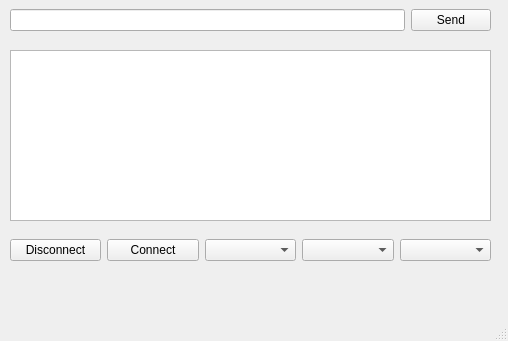
<?xml version="1.0" encoding="UTF-8"?>
<ui version="4.0">
 <class>main_window</class>
 <widget class="QMainWindow" name="main_window">
  <property name="geometry">
   <rect>
    <x>0</x>
    <y>0</y>
    <width>508</width>
    <height>341</height>
   </rect>
  </property>
  <property name="windowTitle">
   <string>pyMonitor</string>
  </property>
  <widget class="QWidget" name="centralwidget">
   <widget class="QWidget" name="gridLayoutWidget">
    <property name="geometry">
     <rect>
      <x>10</x>
      <y>0</y>
      <width>481</width>
      <height>41</height>
     </rect>
    </property>
    <layout class="QGridLayout" name="gridLayout">
     <item row="0" column="1">
      <widget class="QPushButton" name="send_btn">
       <property name="text">
        <string>Send</string>
       </property>
      </widget>
     </item>
     <item row="0" column="0">
      <widget class="QLineEdit" name="lineEdit"/>
     </item>
    </layout>
   </widget>
   <widget class="QWidget" name="verticalLayoutWidget">
    <property name="geometry">
     <rect>
      <x>10</x>
      <y>50</y>
      <width>481</width>
      <height>171</height>
     </rect>
    </property>
    <layout class="QVBoxLayout" name="verticalLayout">
     <item>
      <widget class="QPlainTextEdit" name="plainTextEdit"/>
     </item>
    </layout>
   </widget>
   <widget class="QWidget" name="gridLayoutWidget_2">
    <property name="geometry">
     <rect>
      <x>10</x>
      <y>230</y>
      <width>481</width>
      <height>41</height>
     </rect>
    </property>
    <layout class="QGridLayout" name="gridLayout_2">
     <item row="0" column="1">
      <widget class="QPushButton" name="connect_btn">
       <property name="text">
        <string>Connect</string>
       </property>
      </widget>
     </item>
     <item row="0" column="0">
      <widget class="QPushButton" name="disconnect_btn">
       <property name="text">
        <string>Disconnect</string>
       </property>
      </widget>
     </item>
     <item row="0" column="3">
      <widget class="QComboBox" name="buad_rate"/>
     </item>
     <item row="0" column="2">
      <widget class="QComboBox" name="comboBox_3"/>
     </item>
     <item row="0" column="4">
      <widget class="QComboBox" name="serial_port"/>
     </item>
    </layout>
   </widget>
  </widget>
  <widget class="QMenuBar" name="menubar">
   <property name="geometry">
    <rect>
     <x>0</x>
     <y>0</y>
     <width>508</width>
     <height>21</height>
    </rect>
   </property>
  </widget>
  <widget class="QStatusBar" name="statusbar">
   <property name="autoFillBackground">
    <bool>false</bool>
   </property>
  </widget>
 </widget>
 <resources/>
 <connections/>
</ui>
